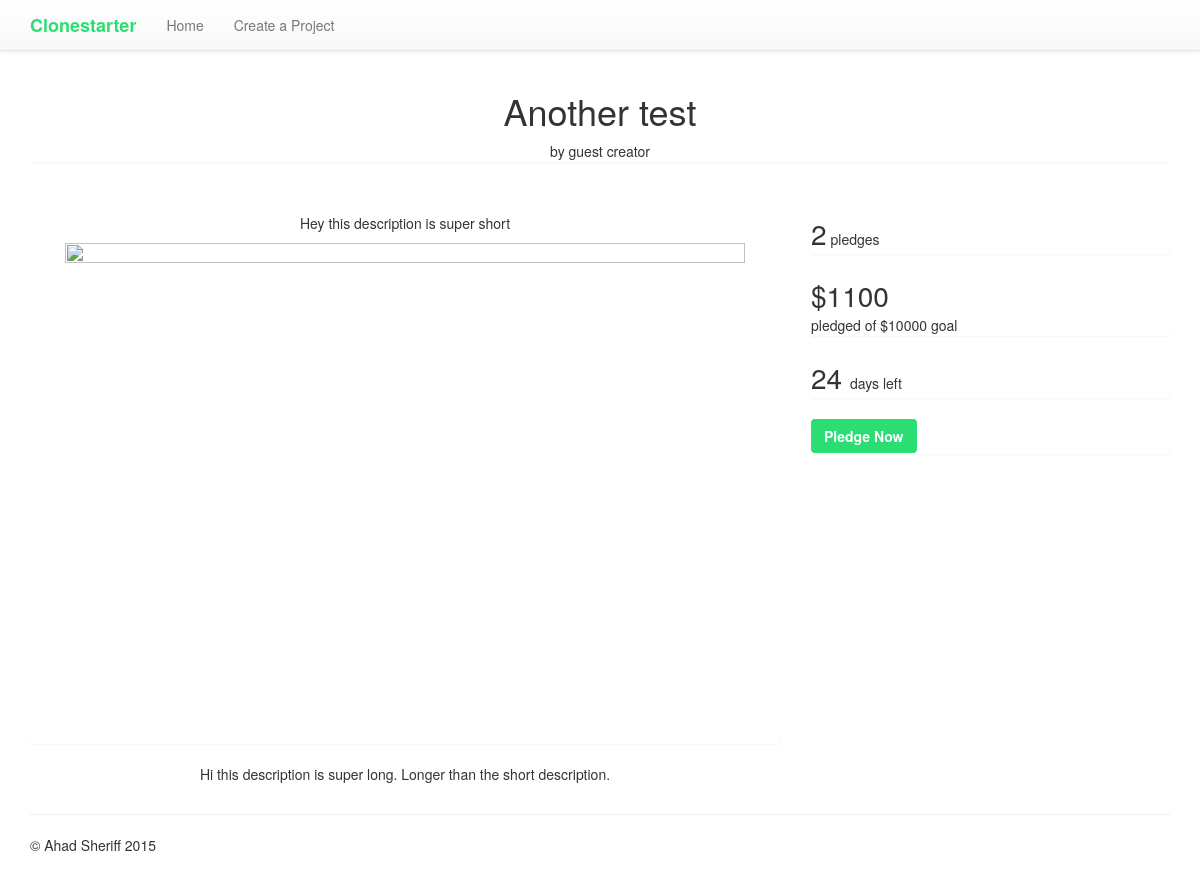
/projects/3/, run on the app's committed database.
### clonestarter/models.py (models this page shows)
class Project(db.Model):
    id = db.Column(db.Integer, primary_key=True)
    member_id = db.Column(db.Integer, db.ForeignKey('member.id'), nullable=False)
    name = db.Column(db.String(100))
    short_description = db.Column(db.Text)
    long_description = db.Column(db.Text)
    goal_amount = db.Column(db.Integer)
    time_start = db.Column(db.DateTime)
    time_end = db.Column(db.DateTime)
    time_created = db.Column(db.DateTime)
    pledges = db.relationship('Pledge', backref='project', foreign_keys='Pledge.project_id')
    @property
    def num_pledges(self):
        return len(self.pledges)
    @property
    def total_pledges(self):
        total_pledges = db.session.query(func.sum(Pledge.amount)).filter(Pledge.project_id == self.id).one()[0]
        if total_pledges is None:
            total_pledges = 0
        return total_pledges
    @property
    def num_days_left(self):
        now = datetime.datetime.now()
        num_days_left = (self.time_end - now).days
        return num_days_left

class Member(db.Model):
    id = db.Column(db.Integer, primary_key=True)
    first_name = db.Column(db.String(100))
    last_name = db.Column(db.String(100))
    project = db.relationship('Project', backref='creator')
    pledges = db.relationship('Pledge', backref='member', foreign_keys='Pledge.member_id')

### clonestarter/__init__.py (the view)
@app.route('/projects/<int:project_id>/')
def project_detail(project_id):
	project = db.session.query(Project).get(project_id)
	if project is None:
		abort(404)
	return render_template("project_detail.html", project = project)

### clonestarter/templates/project_detail.html (shortened to what this page needs)
{% extends "base.html" %}
{% set active_page = "project_detail" %}
{% block content %}
	<div class="row">
		<div class="col-sm-12" style="border: 0px solid #F00">
			<div class="panel">
				<h1 class="text-center">{{ project.name }}</h1>
				<div class="text-center"> by {{ project.creator.first_name }} {{ project.creator.last_name }}</div>
			</div>
		</div>
	</div>
	<div class="col-xs-12" style="height:30px;"></div>
	<div class="row">
		<div class="col-sm-8" style="border: 0px solid #F00">
			<div class="panel">
				<p class="text-center">{{ project.short_description }}</p>
				<img class="img-responsive center-block" src="{{ project.image_path }}" width="680" height="500">
			</div>
			<div>
				<p class="text-center">{{ project.long_description }}</p>
			</div>
		</div>
		<div class="col-sm-4" style="border: 0px solid #F00">
			<div class="panel">
				<span class="project-vitals">{{ project.num_pledges }}</span> pledges
			</div>
			<div class="panel">
				<span class="project-vitals"> ${{ project.total_pledges }} </span> <br/>pledged of ${{ project.goal_amount }} goal
			</div>
			<div class="panel">
				<span class="project-vitals"> {{ project.num_days_left }} </span>days left
			</div>
			<div class="panel">
				<a href="{{ url_for('pledge', project_id=project.id) }}" class="btn btn-punchstarter">Pledge Now</a>
			</div>
		</div>
	</div>
{% endblock content %}

### clonestarter/templates/base.html (shortened to what this page needs)
<!DOCTYPE html>
<html lang="en">
<head>
  <link rel="stylesheet" href="https://maxcdn.bootstrapcdn.com/bootstrap/3.3.6/css/bootstrap.min.css">
  <link rel="stylesheet" href="https://maxcdn.bootstrapcdn.com/bootstrap/3.3.6/css/bootstrap-theme.min.css">
  <link href="/static/theme.css" rel="stylesheet">
    </head>
    <body role="document">
      <nav class="navbar navbar-default navbar-fixed-top">
        <div class="container">
          <div class="navbar-header">
            <a class="navbar-brand" href="#">Clonestarter</a>
          </div>
          <div id="navbar" class="navbar-collapse collapse">
            <ul class="nav navbar-nav">
              <li {% if active_page == 'index' %} class="active" {% endif %}><a href="/">Home</a></li>
              <li {% if active_page == 'create' %} class="active" {% endif %}><a href="{{ url_for('create') }}">Create a Project</a></li>
            </ul>
          </div>
        </div>
      </nav>
      <div class="container theme-showcase" role="main">
        {% block content %}
        {% endblock content %}
        <hr>
        <footer>
          <p>&copy; Ahad Sheriff 2015</p>
        </footer>
      </div>
  </body>
  </html>

### clonestarter/static/theme.css (style rules this page uses)
body { padding-top: 70px; padding-bottom: 30px; }
.project-vitals { font-size: 2em; }
.btn-punchstarter { background-color:#2bde73; color: #FFF; font-weight: bold; }
.navbar-default .navbar-brand { color:#2bde73; font-weight: bold; }
a { color:#2bde73; }

### data on the page
Project: name "Another test", short_description "Hey this description is super short", long_description "Hi this description is super long. Longer than the short description.", goal_amount "10000", num_days_left "24"
Member: creator.first_name "guest", creator.last_name "creator"

### other printed values
{{ project.num_pledges }} "2"
{{ project.total_pledges }} "1100"
